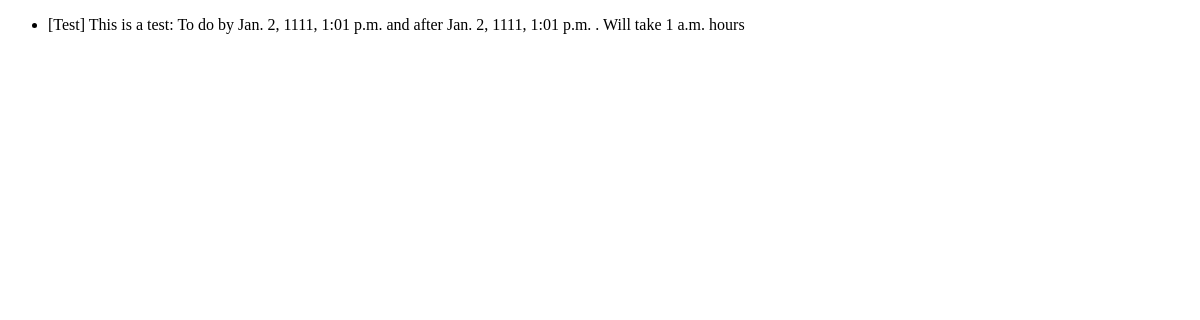
/calendarauto/Todo, run on an earlier commit of the app's database.
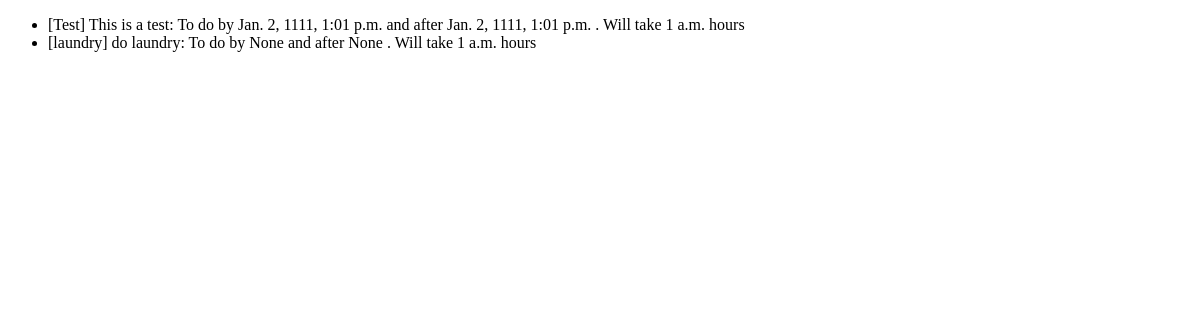
And on a later commit of the database.
### calendarauto/models.py (models this page shows, shortened)
class GenericTask(models.Model):
    task_name = models.CharField(max_length=100, default = "None")
    task_description = models.CharField(max_length=300,default='None')
    deadline = models.DateTimeField('Deadline', null=True)
    do_after = models.DateTimeField('Do After', default=timezone.now, null=True) # Do the task by
    est_time_to_complete = models.TimeField("est. time to complete") # Est time to complete
    completed = models.BooleanField(default=False) # Whether the task is completed or not
    location = models.CharField(max_length = 300) # The location of the task
    scheduled = models.BooleanField(default=False) # Whether the task is scheduled or not
    time_created = models.DateTimeField("Time Created", default=timezone.now)
    class Meta:
        get_latest_by = 'time_created'

### calendarauto/views.py (the view)
# urls.py: path('Todo', views.TodoView.as_view(), name='todo'),
class TodoView(generic.ListView):
    template_name = 'calendarauto/todolist.html'
    context_object_name = 'task_list'
    def get_queryset(self):
        return GenericTask.objects.order_by('-deadline')

### calendarauto/templates/calendarauto/todolist.html (shortened to what this page needs)
<!DOCTYPE html>
<html onClick="changeURL(event)">
    <head>
    </head>
    <body>
    {% if task_list %}
        <ul>
        {% for task in task_list %}
            <li>[{{ task.task_name }}] {{ task.task_description }}: To do by {{ task.deadline }} and after {{ task.deadline }} . Will take {{ task.est_time_to_complete }} hours</li>
        {% endfor %}
        </ul>
    {% else %}
        <p>No tasks.</p>
    {% endif %}
    </body>
</html>

What changed in the data, as far as the page shows it:
added GenericTask: task_name "laundry", task_description "do laundry", deadline "None", est_time_to_complete "1 a.m."
